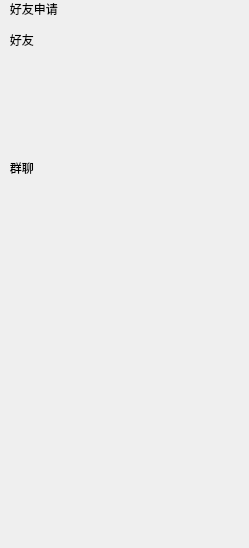
                    <widget class="QWidget" name="scrollAreaWidgetContents_2">
                     <property name="geometry">
                      <rect>
                       <x>0</x>
                       <y>0</y>
                       <width>249</width>
                       <height>548</height>
                      </rect>
                     </property>
                     <property name="minimumSize">
                      <size>
                       <width>230</width>
                       <height>0</height>
                      </size>
                     </property>
                     <property name="maximumSize">
                      <size>
                       <width>249</width>
                       <height>16777215</height>
                      </size>
                     </property>
                     <property name="styleSheet">
                      <string notr="true">#scrollAreaWidgetContents{
background-color: rgb(234, 234, 234);
}</string>
                     </property>
                     <layout class="QVBoxLayout" name="verticalLayout_7">
                      <property name="spacing">
                       <number>0</number>
                      </property>
                      <property name="leftMargin">
                       <number>0</number>
                      </property>
                      <property name="topMargin">
                       <number>0</number>
                      </property>
                      <property name="rightMargin">
                       <number>0</number>
                      </property>
                      <property name="bottomMargin">
                       <number>0</number>
                      </property>
                      <item>
                       <layout class="QVBoxLayout" name="vLayout_friend">
                        <property name="spacing">
                         <number>9</number>
                        </property>
                        <item>
                         <layout class="QVBoxLayout" name="addFriend_Layout">
                          <item>
                           <widget class="QLabel" name="addFriend_label">
                            <property name="text">
                             <string>   好友申请</string>
                            </property>
                           </widget>
                          </item>
                         </layout>
                        </item>
                        <item>
                         <layout class="QVBoxLayout" name="friend_Layout">
                          <property name="spacing">
                           <number>0</number>
                          </property>
                          <item>
                           <widget class="QLabel" name="friend_label">
                            <property name="minimumSize">
                             <size>
                              <width>0</width>
                              <height>25</height>
                             </size>
                            </property>
                            <property name="maximumSize">
                             <size>
                              <width>16777215</width>
                              <height>25</height>
                             </size>
                            </property>
                            <property name="text">
                             <string>   好友</string>
                            </property>
                           </widget>
                          </item>
                          <item>
                           <spacer name="verticalSpacer_3">
                            <property name="orientation">
                             <enum>Qt::Vertical</enum>
                            </property>
                            <property name="sizeHint" stdset="0">
                             <size>
                              <width>20</width>
                              <height>40</height>
                             </size>
                            </property>
                           </spacer>
                          </item>
                         </layout>
                        </item>
                        <item>
                         <layout class="QVBoxLayout" name="group_Layout">
                          <property name="spacing">
                           <number>0</number>
                          </property>
                          <item>
                           <widget class="QLabel" name="group_label">
                            <property name="minimumSize">
                             <size>
                              <width>0</width>
                              <height>25</height>
                             </size>
                            </property>
                            <property name="maximumSize">
                             <size>
                              <width>16777215</width>
                              <height>25</height>
                             </size>
                            </property>
                            <property name="text">
                             <string>   群聊</string>
                            </property>
                           </widget>
                          </item>
                          <item>
                           <spacer name="verticalSpacer_4">
                            <property name="orientation">
                             <enum>Qt::Vertical</enum>
                            </property>
                            <property name="sizeHint" stdset="0">
                             <size>
                              <width>20</width>
                              <height>40</height>
                             </size>
                            </property>
                           </spacer>
                          </item>
                         </layout>
                        </item>
                       </layout>
                      </item>
                      <item>
                       <spacer name="verticalSpacer_5">
                        <property name="orientation">
                         <enum>Qt::Vertical</enum>
                        </property>
                        <property name="sizeHint" stdset="0">
                         <size>
                          <width>20</width>
                          <height>271</height>
                         </size>
                        </property>
                       </spacer>
                      </item>
                     </layout>
                    </widget>
